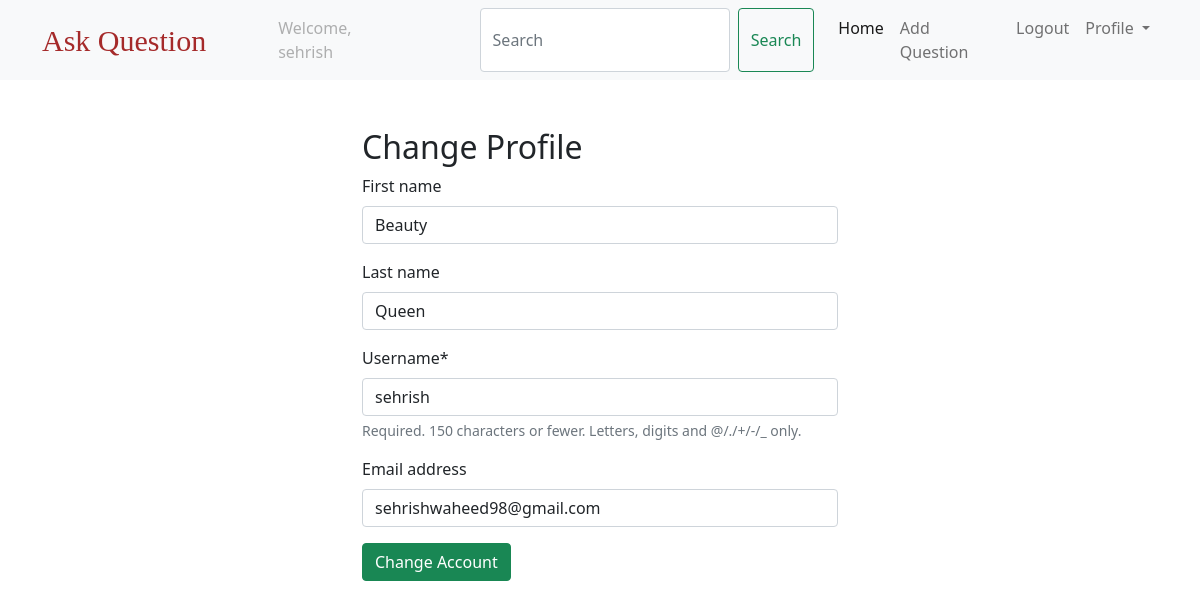
Screenshot of /profile/ (signed in) with the database file from the repository.
### users/models.py (models this page shows)
class CustomUser(AbstractUser):
    pass

### questions/views.py (the view)
# urls.py: path("profile/", change_profile, name="profile"),
@login_required
def change_profile(request):
    if request.method == "POST":
        form = ProfileForm(request.POST, instance=request.user)
        if form.is_valid():
            form.save()
            messages.success(request, "Profile has been updated successfully")
    form = ProfileForm(instance=request.user)
    return render(request, "registration/profile.html", {"form": form})

### questions/forms.py
class ProfileForm(forms.ModelForm):
    class Meta:
        model = User
        fields = ("first_name", "last_name", "username", "email")

### templates/registration/profile.html (shortened to what this page needs)
{% extends 'base.html' %}
{% load crispy_forms_tags %}
 {% block body %}
 <div class="container profile-style mt-5">
     <h2>Change Profile</h2>
     <form action="" method="post" novalidate>
         {{form|crispy}}
         <input type="submit" value="Change Account" class="btn btn-success"/>
     </form>
 </div>
 {% endblock %}

### templates/navbar.html (shortened to what this page needs)
<nav class="navbar navbar-expand-lg navbar-light bg-light">
  <div class="container">
    <a class="navbar-brand text-style" href="{% url 'qlist' %}">Ask Question</a>
    <div class="collapse navbar-collapse" id="navbarSupportedContent">
      <ul class="navbar-nav me-auto mb-2 mb-lg-0">
        {% if request.user.is_authenticated %}
        <li class="nav-item mx-5">
          <a class="nav-link disabled">Welcome, {{request.user.username}}</a>
        </li>
        <form class="d-flex mx-3">
          <input
            class="form-control me-2"
            type="search"
            placeholder="Search"
            aria-label="Search"
            name="q"
          />
          <button class="btn btn-outline-success" type="submit">Search</button>
        </form>
        <li class="nav-item">
          <a class="nav-link active" aria-current="page" href="{% url 'qlist' %}">Home</a>
        </li>
        <li class="nav-item">
          <a class="nav-link" href="{% url 'create_question'%}">Add Question</a>
        </li>
        <li class="nav-item">
          <a class="nav-link" href="{% url 'logout' %}">Logout</a>
        </li>
        <li class="nav-item dropdown">
          <a
            class="nav-link dropdown-toggle"
            href="#"
            id="navbarDropdown"
            role="button"
            data-bs-toggle="dropdown"
            aria-expanded="false"
          >
            Profile
          </a>
        </li>
        {% endif %}
      </ul>
    </div>
  </div>
</nav>

### templates/navbar.html (style rules this page uses)
.text-style { font-size: 30px !important; font-family: fantasy !important; color: brown !important; }

### templates/registration/profile.html (style rules this page uses)
.profile-style { width: 500px; height: auto }

### rows the page displays
CustomUser: user.username "sehrish", first_name "Beauty", last_name "Queen", username "sehrish", email "sehrishwaheed98@gmail.com"
